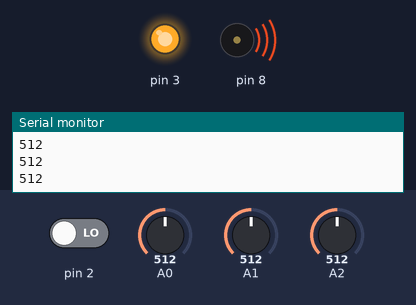
Bench run of a sketch on a simulated Arduino Uno, built with avr-gcc and run on an emulated ATmega328P. Shown: output pins drawn as LEDs (lit = HIGH), buzzer (waves = sounding), the last lines printed to the serial monitor. The inputs (shaded band) are chosen by the test bench; at power-on: A2 = 512, A0 = 512, pin 2 LOW, A1 = 512.

Above: at 1.25 s.
1.3 s: A2 set to 492
At 1.45 s:
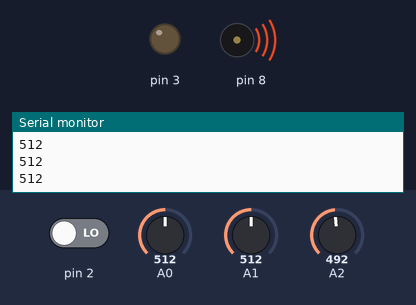
4.3 s: A2 set to 510
At 4.56 s:
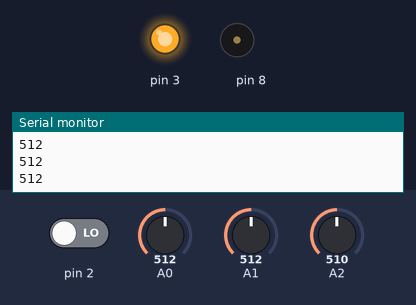
7.3 s: A0 set to 489
At 8.2 s:
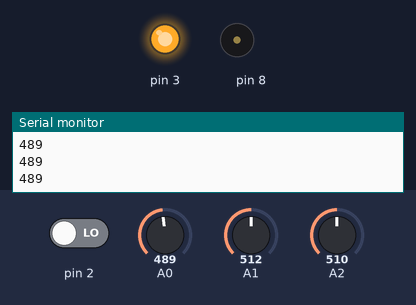
8.8 s: A0 set to 510
At 8.96 s:
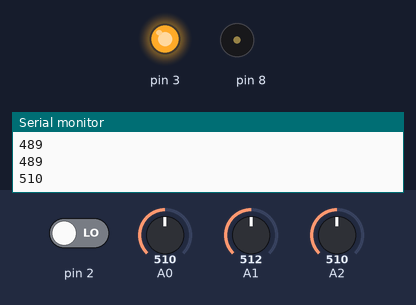
11.8 s: A0 set to 490
Timing chart, 0 to 14.3 s (numbered marks = the images above; inputs shaded):
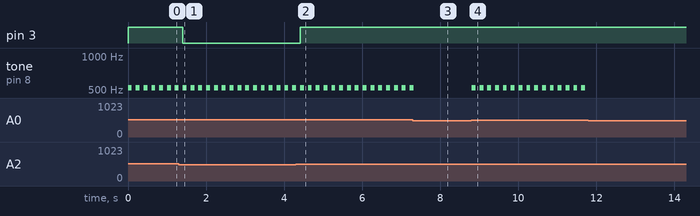

Measured:
- the behaviour switches between 500 and 499 on A2 (found by bisection; images 0 and 1)
- the behaviour switches between 500 and 499 on A0 (found by bisection; images 2 and 3)
- after the input at 1.3 s, pin 3: HIGH → LOW after 0.10 s
- after the input at 4.3 s, pin 3: LOW → HIGH after 0.11 s
- after the input at 7.3 s, tone on pin 8: goes on until 7.3 s, then stays silent
- after the input at 8.8 s, tone on pin 8: alternates 523 Hz for 0.10 s and silent for 0.10 s, starting at once
- after the input at 11.8 s, tone on pin 8: stops changing and stays silent
- by itself, tone on pin 8: alternates 523 Hz for 0.10 s and silent for 0.10 s

The sketch:

smart_home1.ino
```cpp
int PIR = 0;

int photo = 0;

int tmp = 0;

int gas = 0;

void setup()
{
  pinMode(A2, INPUT);
  pinMode(2, INPUT);
  pinMode(A1, INPUT);
  pinMode(A0, INPUT);
  Serial.begin(9600);
  pinMode(3, OUTPUT);
  pinMode(8, OUTPUT);
}

void loop()
{
  photo = analogRead(A2);
  PIR = digitalRead(2);
  tmp = (-40 + 0.488155 * (analogRead(A1) - 20));
  gas = analogRead(A0);
  Serial.println(gas);
  if (PIR == 1) {
    while (PIR == 1) {
      digitalWrite(3, HIGH);
      delay(100); // Wait for 100 millisecond(s)
      digitalWrite(3, LOW);
      delay(100); // Wait for 100 millisecond(s)
      PIR = digitalRead(2);
    }
  }
  if (photo >= 500) {
    digitalWrite(3, HIGH);
  } else {
    digitalWrite(3, LOW);
  }
  if (500 > gas) {
    noTone(8);
  } else {
    tone(8, 523, 1000); // play tone 60 (C5 = 523 Hz)
    delay(100); // Wait for 100 millisecond(s)
    noTone(8);
    delay(100); // Wait for 100 millisecond(s)
  }
}
```
